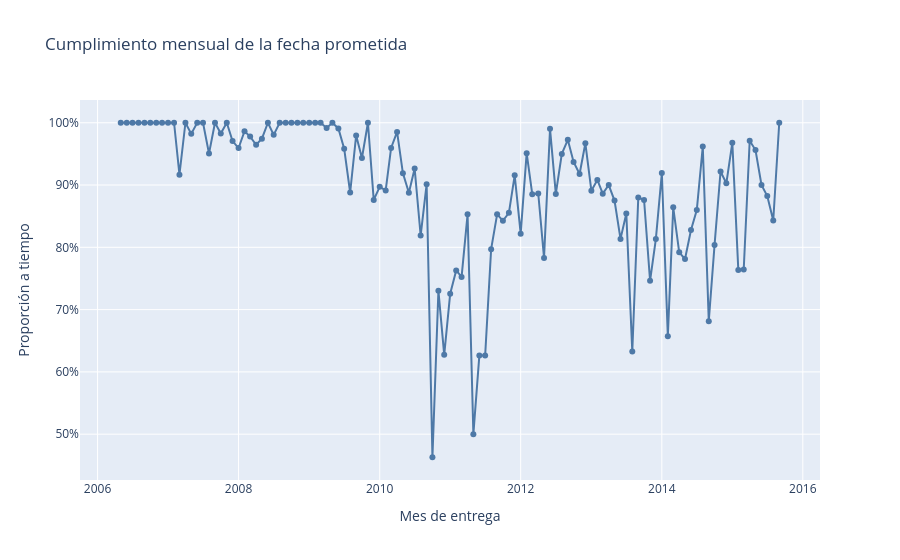

The notebook cell this image was saved under:
### Code cell
# ¿Cómo evoluciona el cumplimiento mensual sin confundir un cambio de mezcla con una mejora operativa?

monthly_summary = (
    shipments.groupby("DeliveryMonth")
    .agg(
        envíos=("ID", "size"),
        cumplimiento_a_tiempo=("IsLate", lambda value: 1 - value.mean()),
    )
    .reset_index()
)
px.line(
    monthly_summary,
    x="DeliveryMonth",
    y="cumplimiento_a_tiempo",
    markers=True,
    title="Cumplimiento mensual de la fecha prometida",
    labels={
        "DeliveryMonth": "Mes de entrega",
        "cumplimiento_a_tiempo": "Proporción a tiempo",
    },
    color_discrete_sequence=["#4e79a7"],
).update_yaxes(tickformat=".0%")
